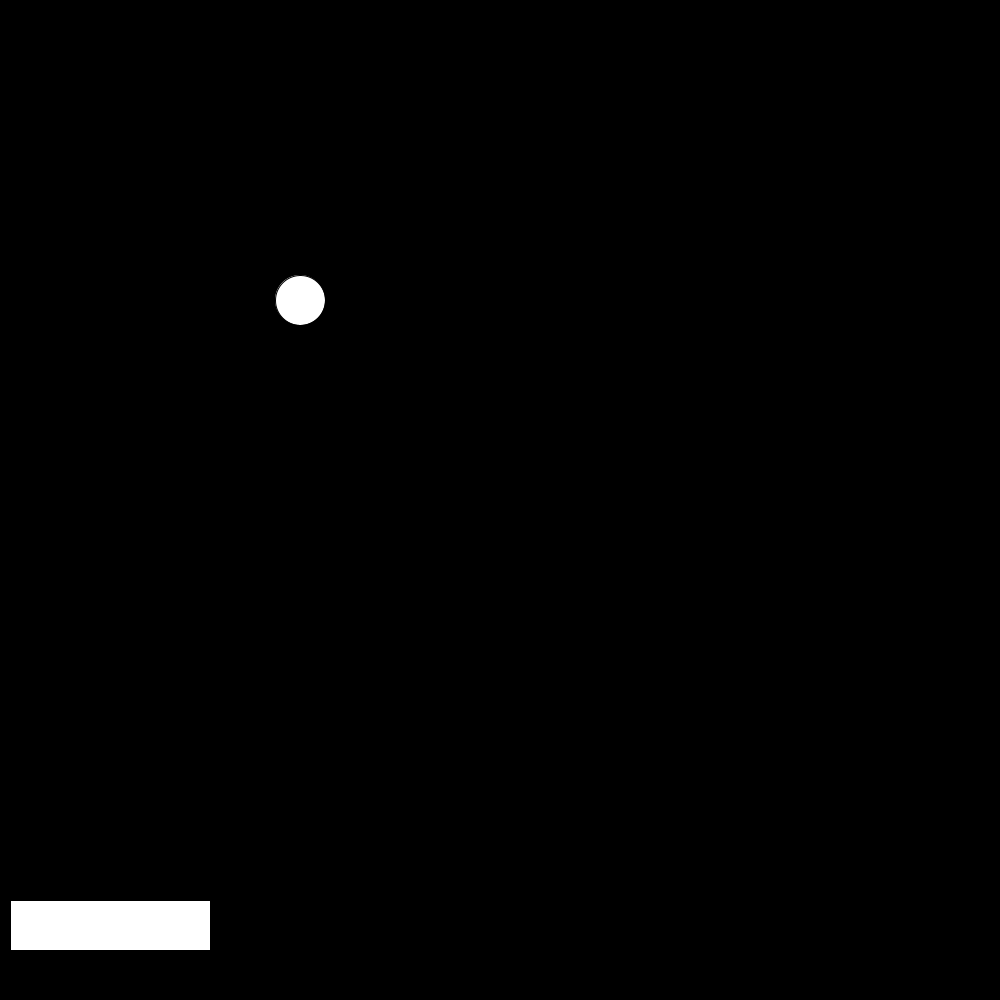
Frame 1 (no input)
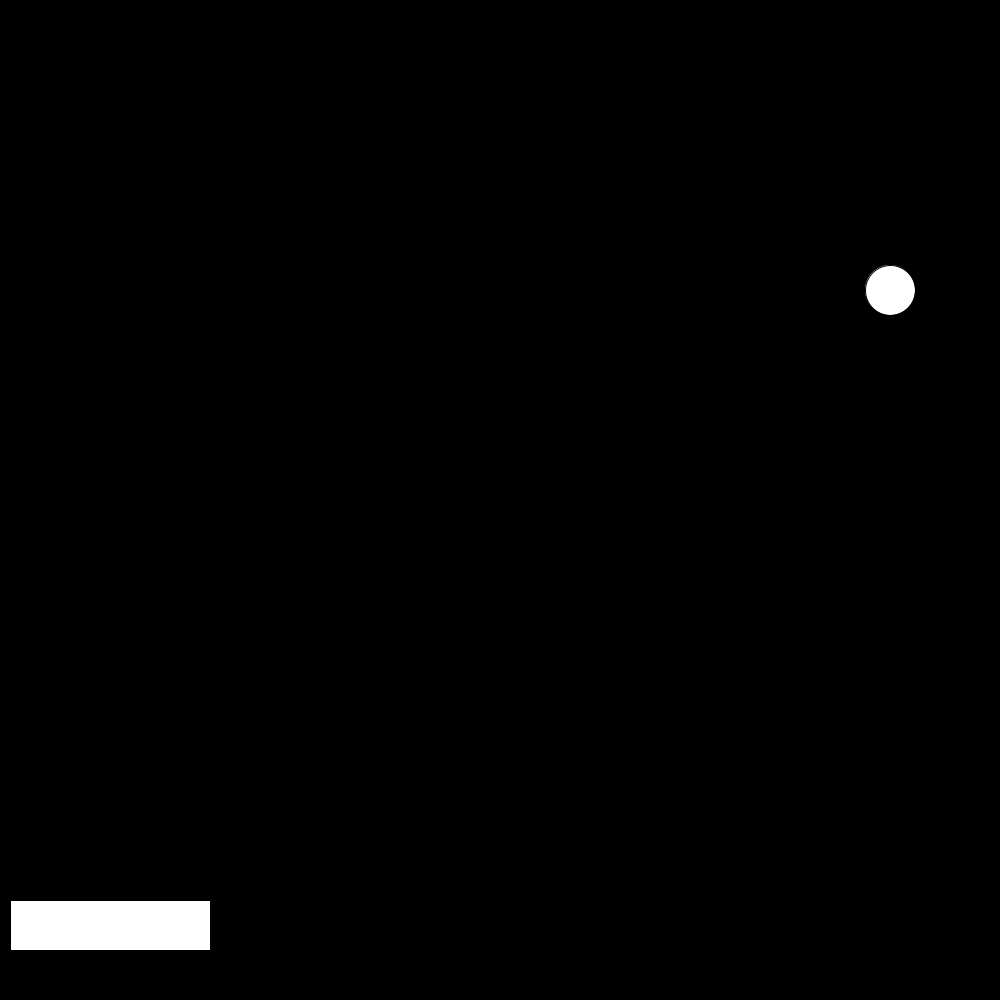
Frame 60 (the mouse pressed at the canvas centre just before this capture)
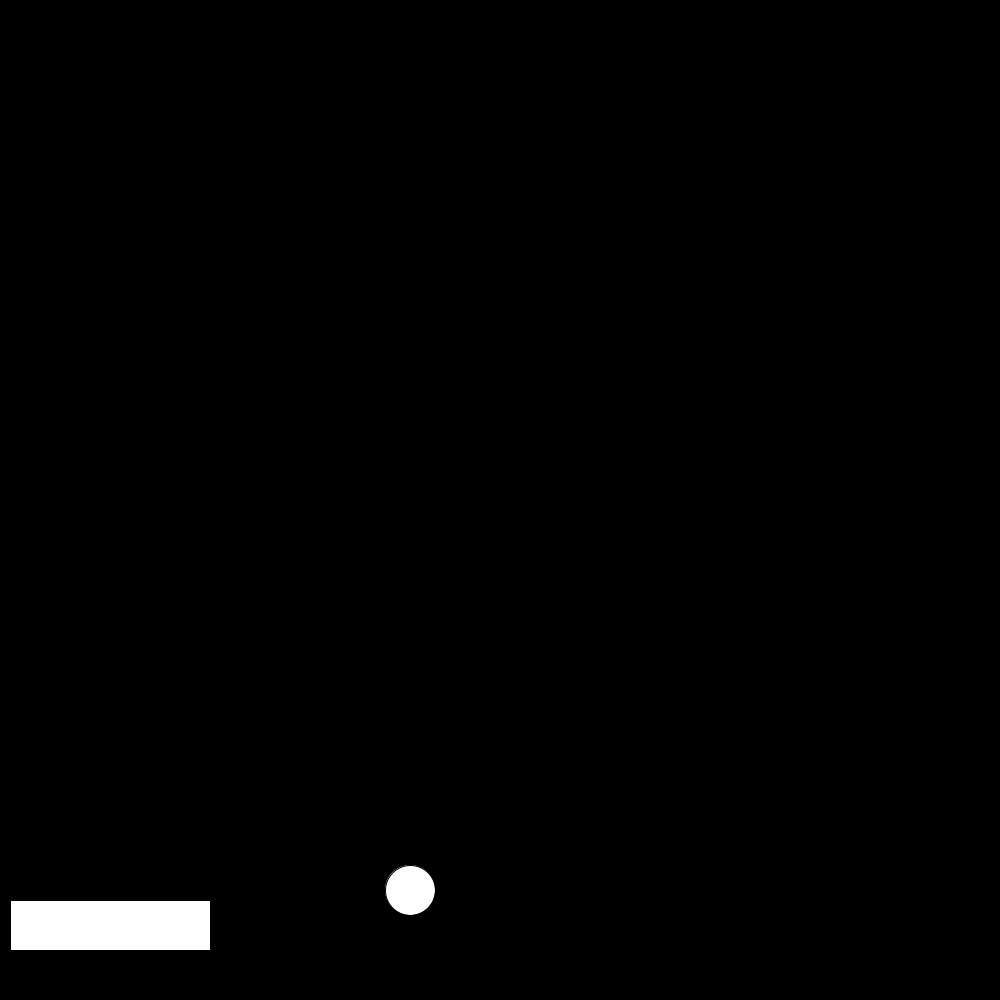
Frame 120 (the mouse held since frame 60 and released just before this capture)

The Processing sketch that drew these frames (run headless with seeded random() and noise(); from frame 60 on, the mouse is pressed at the canvas centre):

// Processing sketch: Exercise_2
// ── Exercise_2.pde
/** 
Make a simple pong game

Requirements:
  - Add a rectangle at the bottom of the screen
  - Make the rectangle move horizontally at the bottom of the screen using keyboard inputs
  - Draw a ball that bounces from all the corners of the screen but the bottom corner
  - Make the ball bounce if it hits the rectangle
*/ 

// ball variables
int ellipse_x_position = 300;
int ellipse_y_position = 300;
int ellipse_radius = 50;
int x_speed = 10;
int y_speed = -10;

// Paddle variables
int rect_x_position = 10; // initial x position of Paddle
int rect_y_position = 900; // initial y position of Paddle 
int rect_length = 200;
int rect_height = 50;
int rect_step = 40; // How much the rectangle moves by

void setup(){
size(1000,1000);
}

void draw(){
  
  background(0);
  ellipse(ellipse_x_position, ellipse_y_position, ellipse_radius, ellipse_radius);
  rect(rect_x_position, rect_y_position, rect_length,rect_height);
  ellipse_x_position += x_speed;
  ellipse_y_position += y_speed;
  
  
  // check ellipse collisions
  if (collide_paddle()){
  y_speed *= -1;
    }
  if (collide_right_wall(ellipse_x_position, ellipse_radius)){
    x_speed *= -1;
    }
  if (collide_left_wall(ellipse_x_position)){
    x_speed *= -1;
    }
  if (collide_top(ellipse_y_position, ellipse_radius)){
    y_speed *= -1;
    }
  if (collide_bottom(ellipse_y_position, ellipse_radius)){
    exit();
  }
  
  // Paddle Collisions
  if(collide_right_wall(rect_x_position, rect_length)){
   rect_x_position -= rect_step;
    }
  if(collide_left_wall(rect_x_position)){
   rect_x_position += rect_step;
    }
}

void keyPressed(){
  if (keyCode == RIGHT){
  rect_x_position += rect_step;
  
  }
  
  if (keyCode == LEFT){
  rect_x_position -= rect_step;
  }
}


// collisions

/**Checks if ball has collided with the paddle*/
boolean collide_paddle(){
  if( 
  (((ellipse_x_position + ellipse_radius) >= rect_x_position  ) 
  &&
  ((ellipse_x_position) <= (rect_x_position + rect_length)))
  && 
  ((ellipse_y_position) == rect_y_position)) 
  {
  return true;
  }
  else{
  return false; 
  }
  
}


/**Checks if ball has collided with the right wall*/
boolean collide_right_wall(int x_pos, int object_length){
  
  // right wall collision
  if(x_pos >= (width - object_length )){
    return true;
  }
  else{
  return false;
  }
}

/**Checks if ball has collided with the Left wall*/
boolean collide_left_wall(int x_pos){
  
  // Left wall collision
  if(x_pos <=  0){
    return true;
  }
  else{
  return false;
  }
}

/**Checks if ball has collided with the top*/
boolean collide_top(int y_pos, int object_height){
  
  // Top collision
  if(y_pos <= 0){
    return true;
  }
  else{
  return false;
  }
}


/**Checks if ball has collided with the bottom*/
boolean collide_bottom(int y_pos, int object_height){
  
  // Bottom collision
  if(y_pos >= (height + object_height)){
    return true;
  }
  else{
  return false;
  }
}
